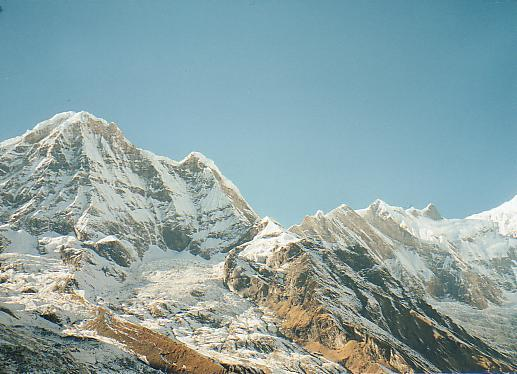
#> input picture wk8/Assignment_3/Task2/images/mountain1.jpg, 517 x 374 px
$ jupyter execute task2.ipynb
#> lines starting #> are read from the running program, lines starting #| are printed output that depends on the picture
# Task 2

Yifan Luo, u7351505

## 0. Load packages

[cell 1]
import cv2
import numpy as np
import matplotlib.pyplot as plt

## 1. Load RGB images

[cell 2]
# load RGB images
mountain1 = plt.imread('Task2/images/mountain1.jpg')
#> mountain1 is the input picture: shape (374, 517, 3); mean R, G, B 138.9, 163.3, 165
mountain2 = plt.imread('Task2/images/mountain2.jpg')
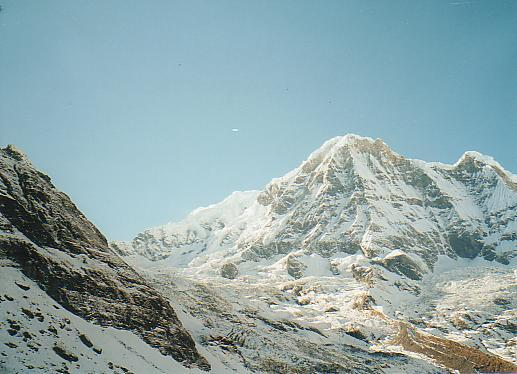
#> input picture wk8/Assignment_3/Task2/images/mountain2.jpg, 517 x 374 px
#> mountain2 is the input picture: shape (374, 517, 3); mean R, G, B 143.4, 166.7, 169.1

# plot both images
fig, ax = plt.subplots(1, 2, figsize=(10, 8))
ax[0].imshow(mountain1)
ax[0].set_axis_off()
ax[0].set_title(f"mountain1.jpg\n{mountain1.shape}")
ax[1].imshow(mountain2)
ax[1].set_axis_off()
ax[1].set_title(f"mountain2.jpg\n{mountain2.shape}")
plt.show()

## 2. Implement the DLT algorithm `homograpy`

[cell 3]
def homography(u1, v1, u2, v2):
    """Implementation of the DLT algorithm for normalised correspondences.

    Args:
        u1 (np.ndarray or list): The normalised row-wise coordinates of the first image.
        v1 (np.ndarray or list): The normalised column-wise coordinates of the first image.
        u2 (np.ndarray or list): The normalised row-wise coordinates of the second image.
        v2 (np.ndarray or list): The normalised column-wise coordinates of the second image.

    Returns:
        H (np.ndarray): The 3*3 homography matrix that wraps (u1, v1) into (u2, v2).
    """
    # input correspondences should have the same length
    if not len(u1) == len(v1) == len(u2) == len(v2):
        raise ValueError("All input arrays should have the same length")
    # homography requires at least 4 correspondences
    if len(u1) < 4:
        raise ValueError("At least 4 corresponding points are required")
    # the number of total correspondences
    n_correspondences = len(u1)
    # initialise the A matrix where each correspondence contributes two independent rows
    A = np.zeros((2 * n_correspondences, 9))
    # construct the A matrix for each correspondence
    for i in range(n_correspondences):
        A[2 * i] = [0, 0, 0, -u1[i], -v1[i], -1, v2[i] * u1[i], v2[i] * v1[i], v2[i]]
        A[2 * i + 1] = [u1[i], v1[i], 1, 0, 0, 0, -u2[i] * u1[i], -u2[i] * v1[i], -u2[i]]
    # use SVD to decompose the A matrix
    U, S, V_t = np.linalg.svd(A)
    # take the rightmost column of V as the length-9 vector h
    h = V_t.T[:, -1]
    # fix the norm of h to 1
    h /= np.linalg.norm(h)
    # reshape (9,) vector h to a (3, 3) matrix H
    H = h.reshape(3, 3)
    # scale the bottom-right element to 1
    H /= H[-1, -1]
    return H

## 3. Implement `compute_normalisation_matrix` and `homography_w_normalisation` functions

[cell 4]
def compute_normalisation_matrixs(img1, img2):
    """Generate normalisation matrices for input images.

    Args:
        img1 (np.ndarray): The image to calculate the normalisation matrix T.
        img2 (np.ndarray): The image to calculate the normalisation matrix T'.

    Returns:
        T, T' (tuple(np.ndarray, np.ndarray)): The normalisation matrices for img1 and img2.
    """
    # the height and width for both images
    w1, h1 = img1.shape[1], img1.shape[0]
    w2, h2 = img2.shape[1], img2.shape[0]
    # calculate the normalisation matrix T and T'
    T1 = np.linalg.inv(np.array([[w1 + h1, 0, w1 / 2],
                                 [0, w1 + h1, h1 / 2],
                                 [0, 0, 1]]))
    T2 = np.linalg.inv(np.array([[w2 + h2, 0, w2 / 2],
                                 [0, w2 + h2, h2 / 2],
                                 [0, 0, 1]]))
    return T1, T2

[cell 5]
def homograpy_w_normalisation(img1, u1, v1, img2, u2, v2):
    """Implementation of the DLT algorithm for normalised correspondences.

    Args:
        img1 (np.ndarray): The first image.
        u1 (np.ndarray or list): The unnormalised horizontal coordinates of the first image.
        v1 (np.ndarray or list): The unnormalised vertical coordinates of the first image.
        img2 (np.ndarray): The second image.
        u2 (np.ndarray or list): The unnormalised horizontal coordinates of the second image.
        v2 (np.ndarray or list): The unnormalised vertical coordinates of the second image.

    Returns:
        H (np.ndarray): The demormalised homography matrix.
    """
    # input correspondences should have the same length
    if not len(u1) == len(v1) == len(u2) == len(v2):
        raise ValueError("All input arrays should have the same length")
    # homography requires at least 4 correspondences
    if len(u1) < 4:
        raise ValueError("At least 4 corresponding points are required")

    # compute the normalisation matrices
    T1, T2 = compute_normalisation_matrixs(img1, img2)
    # construct homography indices
    X1 = np.vstack((u1, v1, np.ones(len(u1))))
    X2 = np.vstack((u2, v2, np.ones(len(u2))))
    # normalise the homography indices with calculated normalisation matrices
    X1_norm = T1 @ X1
    X2_norm = T2 @ X2
    # transform from homography coordinates to Cartesian coordinates
    u1_norm, v1_norm = X1_norm[0] / X1_norm[-1], X1_norm[1] / X1_norm[-1]
    u2_norm, v2_norm = X2_norm[0] / X2_norm[-1], X2_norm[1] / X2_norm[-1]
    # apply DLT algorithm to find the normalised homography
    H_norm = homography(u1_norm, v1_norm, u2_norm, v2_norm)
    # denormalise the homography matrix H_norm
    H = np.linalg.inv(T2) @ H_norm @ T1
    # set H_33 to 1 for normalisation purpose
    H /= H[-1, -1]

    return H

## 4. Use SIFT keypoint detector to find correspondences

[cell 6]
# convert RGB images to grayscale images
mountain1_gray = cv2.cvtColor(mountain1, cv2.COLOR_RGB2GRAY)
mountain2_gray = cv2.cvtColor(mountain2, cv2.COLOR_RGB2GRAY)
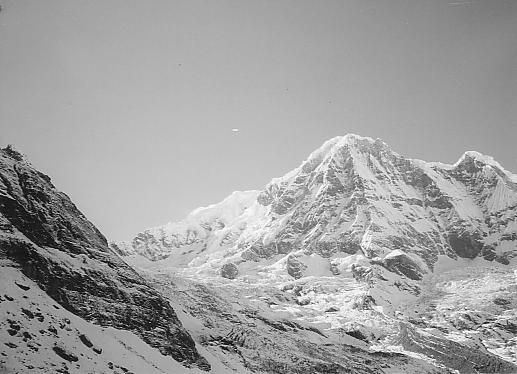
#> mountain2_gray: shape (374, 517); min 0, max 255, mean 160

# plot both images
fig, ax = plt.subplots(1, 2, figsize=(10, 8))
ax[0].imshow(mountain1_gray, cmap='gray')
ax[0].set_axis_off()
ax[0].set_title(f"mountain1.jpg\n{mountain1_gray.shape}")
ax[1].imshow(mountain2_gray, cmap='gray')
ax[1].set_axis_off()
ax[1].set_title(f"mountain2.jpg\n{mountain2_gray.shape}")
plt.show()

[cell 7]
# initialise the SIFT feature detector
sift = cv2.SIFT_create()

mountain1_bgr = cv2.imread('Task2/images/mountain1.jpg')
mountain2_bgr = cv2.imread('Task2/images/mountain2.jpg')

# detect keypoints and compute descriptors
kp1, des1 = sift.detectAndCompute(mountain1_gray, None)
#> kp1 = 1077 keypoints; strongest (x, y, size): (258, 329, 2), (412, 311, 2.1), (234, 366, 2), (30, 291, 3.9)
kp2, des2 = sift.detectAndCompute(mountain2_gray, None)
#> kp2 = 1030 keypoints; strongest (x, y, size): (68, 322, 2.1), (11, 299, 2.4), (367, 341, 2), (223, 347, 2)

# draw the keypoints
mountain1_sift = cv2.drawKeypoints(mountain1_gray, kp1, mountain1_bgr, flags=cv2.DRAW_MATCHES_FLAGS_DRAW_RICH_KEYPOINTS)
mountain2_sift = cv2.drawKeypoints(mountain2_gray, kp2, mountain2_bgr, flags=cv2.DRAW_MATCHES_FLAGS_DRAW_RICH_KEYPOINTS)
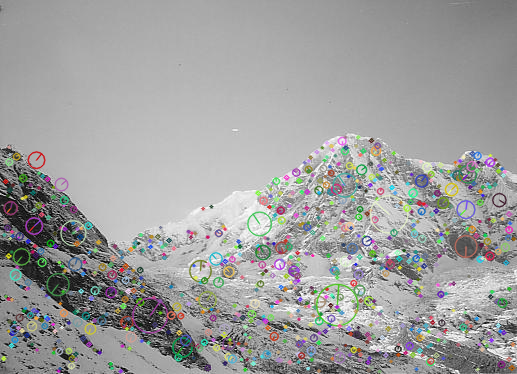
#> mountain2_sift: shape (374, 517, 3); mean B, G, R 158.5, 159.2, 158.8
fig, ax = plt.subplots(1, 2, figsize=(10, 8))
ax[0].imshow(mountain1_sift)
ax[0].set_axis_off()
ax[0].set_title(f"mountain1.jpg\n{len(kp1)} keypoints")
ax[1].imshow(mountain2_sift)
ax[1].set_axis_off()
ax[1].set_title(f"mountain2.jpg\n{len(kp2)} keypoints")
plt.show()

[cell 8]
# reference: https://docs.opencv.org/4.x/d5/d6f/tutorial_feature_flann_matcher.html

# find matches by using FLANN
matcher = cv2.DescriptorMatcher_create(cv2.DescriptorMatcher_FLANNBASED)
knn_matches = matcher.knnMatch(des1, des2, 2)
#> knn_matches = 1077 matches

# filter matches using the Lowe's ratio test
# the lower the ratio, the fewer the correspondences
ratio = 0.5
all_matches = []
for m, n in knn_matches:
    if m.distance < ratio * n.distance:
        all_matches.append(m)
#> after the loop, all_matches = 185 matches

[cell 9]
# draw all matches
img_all_matches = np.empty((max(mountain1_gray.shape[0], mountain2_gray.shape[0]),
                           mountain1_gray.shape[1] + mountain2_gray.shape[1], 3),
                           dtype=np.uint8)
cv2.drawMatches(mountain1_gray, kp1, mountain2_gray, kp2, all_matches, img_all_matches, flags=cv2.DrawMatchesFlags_NOT_DRAW_SINGLE_POINTS)
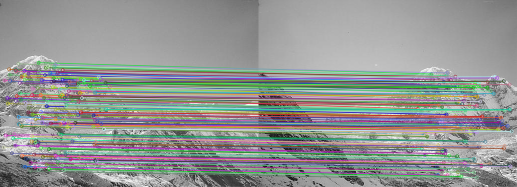
#> img_all_matches: shape (374, 1034, 3) (shown at 1/2 size); mean of channels 0, 1, 2 146.7, 148.7, 146; drawn as B, G, R

# sample half of the correspondences
np.random.seed(42)
N = int(np.ceil(len(all_matches) / 2))
#> N = 93
sample_idx = np.random.choice(len(all_matches), N, replace=False)
#> sample_idx = 93 values, max 180 at index 71, min 0 at index 85, mean 88
sample_matches = np.asarray(all_matches)[sample_idx]

# draw sampled matches
img_matches = np.empty((max(mountain1_gray.shape[0], mountain2_gray.shape[0]),
                        mountain1_gray.shape[1] + mountain2_gray.shape[1], 3),
                       dtype=np.uint8)
cv2.drawMatches(mountain1_gray, kp1, mountain2_gray, kp2, sample_matches, img_matches, flags=cv2.DrawMatchesFlags_NOT_DRAW_SINGLE_POINTS)
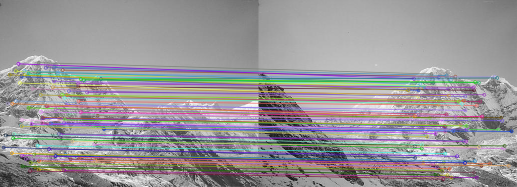
#> img_matches: shape (374, 1034, 3) (shown at 1/2 size); mean of channels 0, 1, 2 152.2, 149.2, 152.1; drawn as B, G, R

fig, ax = plt.subplots(2, 1, figsize=(8, 6))
ax[0].imshow(img_all_matches)
ax[0].set_title(f"All Matches ({len(all_matches)} Points)")
ax[0].set_axis_off()
ax[1].imshow(img_matches)
ax[1].set_title(f"Sampled Matches ({len(sample_matches)} Points)")
ax[1].set_axis_off()

[cell 10]
# convert cv2.DMatch to np.array
samples = np.array([[s.queryIdx, s.trainIdx, s.distance] for s in sample_matches])
#> samples = 93 rows, first 8: [108, 537, 70.75], [165, 634, 88.87], [459, 892, 116.3], [348, 782, 98.11], [445, 865, 71.97], [88, 556, 135], [122, 608, 144.1], [233, 686, 83.75]
# save sampled matches as a .npy file
samples_path = 'Task2/sample_matches.npy'
np.save(samples_path, samples)
print(f"Saved into {samples_path}")
# load samples from .npy file
print(f"Loading from {samples_path}")
samples_load = np.load("Task2/sample_matches.npy")
print(samples_load[:5])

## 5. Implement `homography_w_normalisation_ransac`

[cell 11]
def homograpy_w_normalisation_ransac(img1, kp1, img2, kp2, corr, n_matches,
                                     dist_ratio, max_iter=10, seed=42):
    """ Implementation of using RANSAC to select the best performing H
    that has the most amount of inliners

    Args:
        img1 (np.ndarray): The input query image.
        kp1 (np.ndarray): The keypoints derived from OpenCV in img1.
        img2 (np.ndarray): The input target image.
        kp1 (np.ndarray): The keypoints derived from OpenCV in img2.
        corr (np.ndarray): The matches from img1 and img2, aligned with kp1 and kp2.
        n_matches (int): The number of matches to sample.
        dist_ratio (float): The ratio of distance for selecting inliners.
        max_iter (int): The max iteration in RANSAC.
        seed (int): The NumPy random seed for sampling in RANSAC.

    Returns:
        best_H (np.ndarray): The best performing H that has the most amount of inliners.
    """
#> called with corr = array of shape (93,), n_matches = 15, dist_ratio = 0.08, max_iter = 30, seed = 42
    # set the seed for sampling in RANSAC
    np.random.seed(seed)
    # record the maximum number of inliners during RANSAC
    max_inliers = 0
    # record the bast performed H that has the most amount of inliners
    best_H = np.zeros((3, 3))
    for _ in range(max_iter):
        # sample n matches to estimate H
        sample_idx = np.random.choice(len(corr), n_matches, replace=False)
        sample_matches = np.asarray(corr)[sample_idx]
        # construct the coordinates u1, v1, u2, v2 from matches
        u1, v1 = np.array([]), np.array([])
        u2, v2 = np.array([]), np.array([])
        for m in sample_matches:
            v1_, u1_ = kp1[m.queryIdx].pt
            v2_, u2_ = kp2[m.trainIdx].pt
            u1 = np.append(u1, u1_)
            v1 = np.append(v1, v1_)
            u2 = np.append(u2, u2_)
            v2 = np.append(v2, v2_)
        # calculate the homography matrix for unnormalised coordinates
        H = homograpy_w_normalisation(img1, u1, v1, img2, u2, v2)
        # calculate the symmetric transfer error for each correspondence
        X_1 = np.hstack((u1[:, np.newaxis], v1[:, np.newaxis], np.ones((len(u1), 1))))
        X_2 = np.hstack((u2[:, np.newaxis], v2[:, np.newaxis], np.ones((len(u2), 1))))
        # calcute the symmetric transfer error for each match
        sym_trans_err = np.square(X_1.T - np.linalg.inv(H) @ X_2.T).T.sum(axis=1) + \
                        np.square(X_2.T - H @ X_1.T).T.sum(axis=1)
        # calculate the number of inliers that are within dist_ratio * max(dist)
        # record the best H that has the largest number of inliers
        n_inliers = len(sym_trans_err[sym_trans_err < dist_ratio * np.max(sym_trans_err)])
        if n_inliers > max_inliers:
            max_inliers = n_inliers
            best_H = H
#> this loop made 30 passes
#> (sample_idx, n_inliers, max_inliers) on passes 1 to 2: ([40, 22, 55, 72, 0, 26, 39, 67, 10, 44, 83, 35, 90, 62, 12], 2, 2), ([20, 74, 86, 65, 59, 15, 9, 16, 52, 17, 39, 88, 18, 57, 85], 7, 7)

    return best_H

[cell 12]
n_matches = 15
dist_ratio = 0.08
max_iter = 30
best_H = homograpy_w_normalisation_ransac(mountain1_gray, kp1, mountain2_gray, kp2, sample_matches,
                                          n_matches=n_matches, dist_ratio=dist_ratio, max_iter=max_iter)
print(f"Each H is calculated from {n_matches} matches\n\
Inliers are selected under the distance ratio {dist_ratio}\n\
In the total {max_iter} iterations")
print(f"The best H found by RANSAC:\n{best_H}")
#| The best H found by RANSAC:
#| [[ 8.56201125e-01 -2.70453697e-01  5.16818634e+01]
#|  [ 1.23822786e-01  6.04936525e-01  2.59066101e+02]
#|  [-1.26292226e-04 -6.85512957e-04  1.00000000e+00]]

## 6. Warp and stitch the images

[cell 13]
def calculate_new_size(img, H):
    """ Calculate the transformed image size.

    Args:
        img (np.ndarray): The input image to be trasnformed.
        H (np.ndarray): The transformation matrix.

    Returns:
        height, width, shift_u, shift_v (tuple(int, int, int, int)): The new size and shift infromation.

    """
    corners = np.array([[0, 0, 1],                         # top left
                        [0, img.shape[1], 1],              # top right
                        [img.shape[0], 0, 1],              # bottom left
                        [img.shape[0], img.shape[1], 1]])  # bottom right
    # transformed coordinates by H
    corners_trans = (H @ corners.T).T  # ((3, 3) @ (4, 3).T).T = (4, 3)
    u2 = corners_trans[:, 0] / corners_trans[:, 2]
    v2 = corners_trans[:, 1] / corners_trans[:, 2]
    # find the new height and width of the transfermed image
    height = np.ceil(u2.max() - u2.min()).astype(int)
    width = np.ceil(v2.max() - v2.min()).astype(int)
    # find the shift in both horizontal and vertical directions
    # to calculate the homography coordinates of the tranformed image
    shift_u = np.ceil(u2.min() - 0).astype(int)
    shift_v = np.ceil(v2.min() - 0).astype(int)
    return height, width, shift_u, shift_v


height, width, shift_u, shift_v = calculate_new_size(mountain1, best_H)
print(f"new image height: {height}, width: {width}")
#| new image height: 527, width: 774
print(f"shift vertically: {shift_u}, horizontally shift_v: {shift_v}")
#| shift vertically: -136, horizontally shift_v: 260

[cell 14]
def inverse_warping(img, H):
    """Inverse warping for the input image with the transformation matrix.

    Args:
        img (np.ndarray): The input image to be transformed.
        H (np.ndarray): The transformation matrix

    Returns:
        res (np.ndarray): The transformed image.
    """
    # calculate the size and shift information for later use
    new_height, new_width, shift_u, shift_v = calculate_new_size(mountain1, best_H)
    # initialise the transformed image to return
    res = np.zeros((new_height, new_width, 3 if img.ndim == 3 else 1))
    # check if (u, v) is valid in img
    cond = lambda x, y: (0 <= x < img.shape[0]) and (0 <= y < img.shape[1])
    # iterate over the pixels in res
    for u2 in range(new_height):
        for v2 in range(new_width):
            # the coordinate in target image (X_2 = best_H @ X_1)
            X_2 = np.array([u2 + shift_u, v2 + shift_v, 1])
            # the coordinate in the query image (inv(best_H) @ X2 = X1)
            X_1 = np.linalg.inv(H) @ X_2
            # transform the homography coordinates to Cartesian coordinates
            u1 = X_1[0] / X_1[-1]
            v1 = X_1[1] / X_1[-1]
            if cond(u1, v1):
                if int(u1) == u1 and int(v1) == v1:
                    res[u2, v2] = img[int(u1), int(v1)]
                else:
                    # bilinear interpolation
                    x1, x2 = int(np.floor(u1)), int(np.ceil(u1))
                    y1, y2 = int(np.floor(v1)), int(np.ceil(v1))
                    if cond(x1, y2) and cond(x2, y2) and cond(x1, y1) and cond(x2, y1):
                        if x1 == x2:
                            res[u2, v2] = img[x1, y2] * (y - y1) / (y2 - y1) + img[x1, x1] * (y2 - y) / (y2 - y1)
                        elif y1 == y2:
                            res[u2, v2] = img[x2, y2] * (x2 - x) / (x2 - x1) + img[x1, y2] * (x - x1) / (x2 - x1)
                        else:
                            R1 = img[x1, y2] * ((x2 - u1) / (x2 - x1)) + img[x2, y2] * ((u1 - x1) / (x2 - x1))
                            R2 = img[x1, y1] * ((x2 - u1) / (x2 - x1)) + img[x2, y1] * ((u1 - x1) / (x2 - x1))
                            res[u2, v2] = R1 * (v1 - y1) / (y2 - y1) + R2 * (y2 - v1) / (y2 - y1)
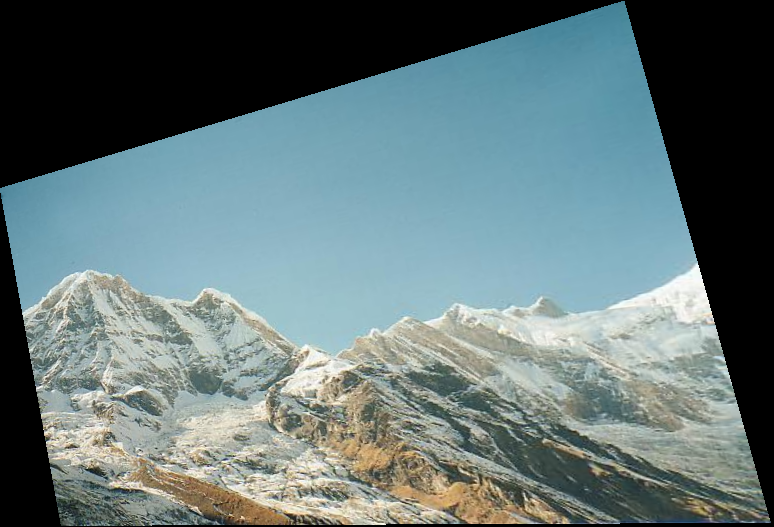
#> res: shape (527, 774, 3) float64; mean R, G, B 99.8, 118.1, 119.5

    return res.astype('uint8')

mountain1_trans = inverse_warping(mountain1, best_H)

# plot the trasnformed result
fig, ax = plt.subplots()
ax.imshow(mountain1_trans)
ax.set_title(f"Trasnformed mountain1\n{mountain1_trans.shape}")
ax.set_axis_off()

[cell 15]
fig, ax = plt.subplots(1, 2, figsize=(10, 8))
ax[0].imshow(mountain2)
ax[0].set_axis_off()
ax[0].set_title(f"mountain2\n{mountain2.shape}")
ax[1].imshow(mountain1_trans)
ax[1].set_axis_off()
ax[1].set_title(f"mountain1\n{mountain1_trans.shape}")
plt.show()

[cell 16]
# scale the transformed mountain1
ratio = 0.89
mountain1_resize = cv2.resize(mountain1_trans, (int(mountain1_trans.shape[1] * ratio),
                                                int(mountain1_trans.shape[0] * ratio)))

# stitch images (left: mountain2, right: mountain1)
stitched_img = np.zeros((374, mountain2.shape[1] + mountain1_resize.shape[1], 3)).astype('uint8')
mountain2_cut = 313
mountain1_cut = 70
stitched_img[:, :mountain2_cut] = mountain2[:, :mountain2_cut]
stitched_img[:, mountain2_cut:(mountain2_cut + (mountain1_resize.shape[1] - mountain1_cut))] = mountain1_resize[mountain1_resize.shape[0] - 374:, mountain1_cut:]
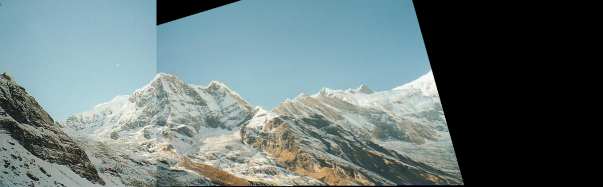
#> stitched_img: shape (374, 1205, 3) (shown at 1/2 size); mean R, G, B 101.3, 117.4, 118.3

plt.figure(figsize=(12, 8))
plt.title(f"The Stitched Result\n{stitched_img.shape}")
plt.imshow(stitched_img[:, :mountain2_cut + (mountain1_resize.shape[1] - mountain1_cut)])
plt.axis('off')
plt.show()
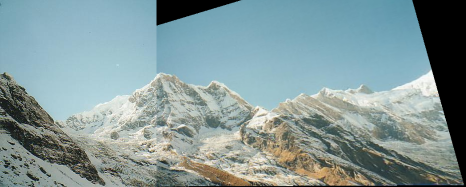
#> shown: shape (374, 931, 3) (shown at 1/2 size); mean R, G, B 131.1, 152, 153.2

## 7. Discuss

[cell 17]
# read manually selected 8 correspondences
points_1 = np.load('Task2/mountain1_point.npy')
#> (reads wk8/Assignment_3/Task2/mountain1_point.npy from the repository)
points_2 = np.load('Task2/mountain2_point.npy')
#> (reads wk8/Assignment_3/Task2/mountain2_point.npy from the repository)

fig, ax = plt.subplots(1, 2, figsize=(10, 8))
ax[0].imshow(mountain1)
ax[0].scatter(points_1[:, 0], points_1[:, 1], c='r')
ax[0].set_axis_off()
ax[0].set_title("mountain1")
ax[1].imshow(mountain2)
ax[1].scatter(points_2[:, 0], points_2[:, 1], c='r')
ax[1].set_axis_off()
ax[1].set_title("mountain2")
plt.show()
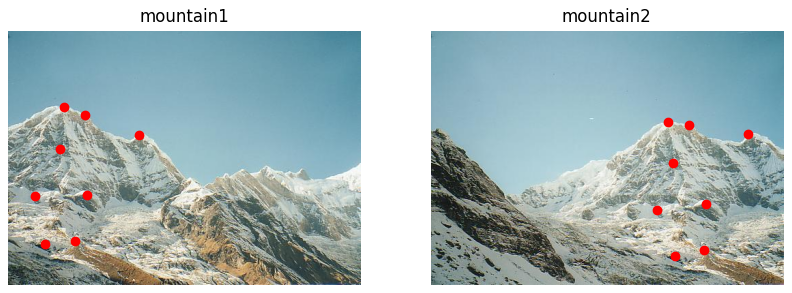
#> figure drawn by matplotlib, 2 panels

[cell 18]
# calculate the homography matrix with the manually selected correspondeces
H_select = homograpy_w_normalisation(mountain1, points_1[:, 0], points_1[:, 1],
                                     mountain2, points_2[:, 0], points_2[:, 1])
print(H_select)
#| [[ 6.37507672e-01  1.00711146e-01  2.59295683e+02]
#|  [-2.67214379e-01  8.32356450e-01  5.36026067e+01]
#|  [-6.17521544e-04 -1.86741367e-04  1.00000000e+00]]

[cell 19]
height, width, shift_u, shift_v = calculate_new_size(mountain1, H_select)
print(f"new image height: {height}, width: {width}")
#| new image height: 559, width: 632
print(f"shift vertically: {shift_u}, horizontally shift_v: {shift_v}")
#| shift vertically: 260, horizontally shift_v: -60

[cell 20]
homography_matrix, mask = cv2.findHomography(points_1, points_2, cv2.RANSAC, 5.0)
# warp image2 onto image1's perspective
height, width = mountain2.shape[:2]
stitched_image = cv2.warpPerspective(mountain1, homography_matrix, (width + mountain1.shape[1], height))
# overlay image1 onto the stitched image
shift = 180
stitched_image[:height, :width-shift] = mountain2[:, :-shift]
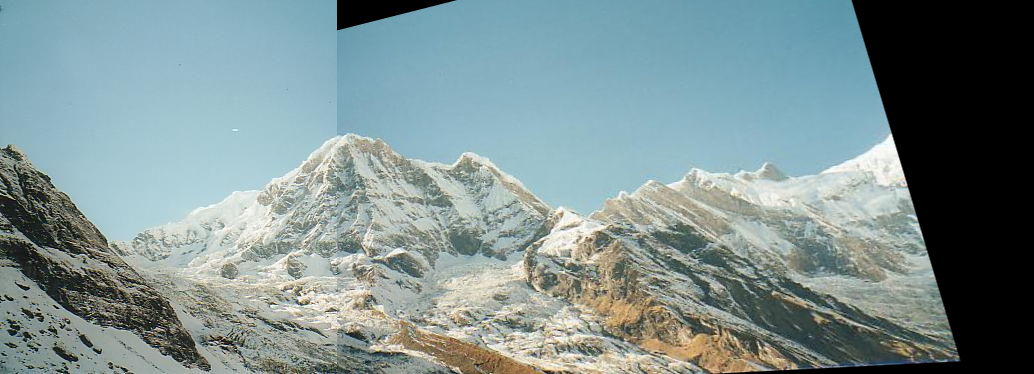
#> stitched_image: shape (374, 1034, 3); mean R, G, B 125, 144, 144.7
# display the stitched image
fig, ax = plt.subplots(figsize=(12, 8))
ax.imshow(stitched_image)
ax.set_title(f"The Stitched Result\n{stitched_image.shape}")
ax.set_axis_off()
